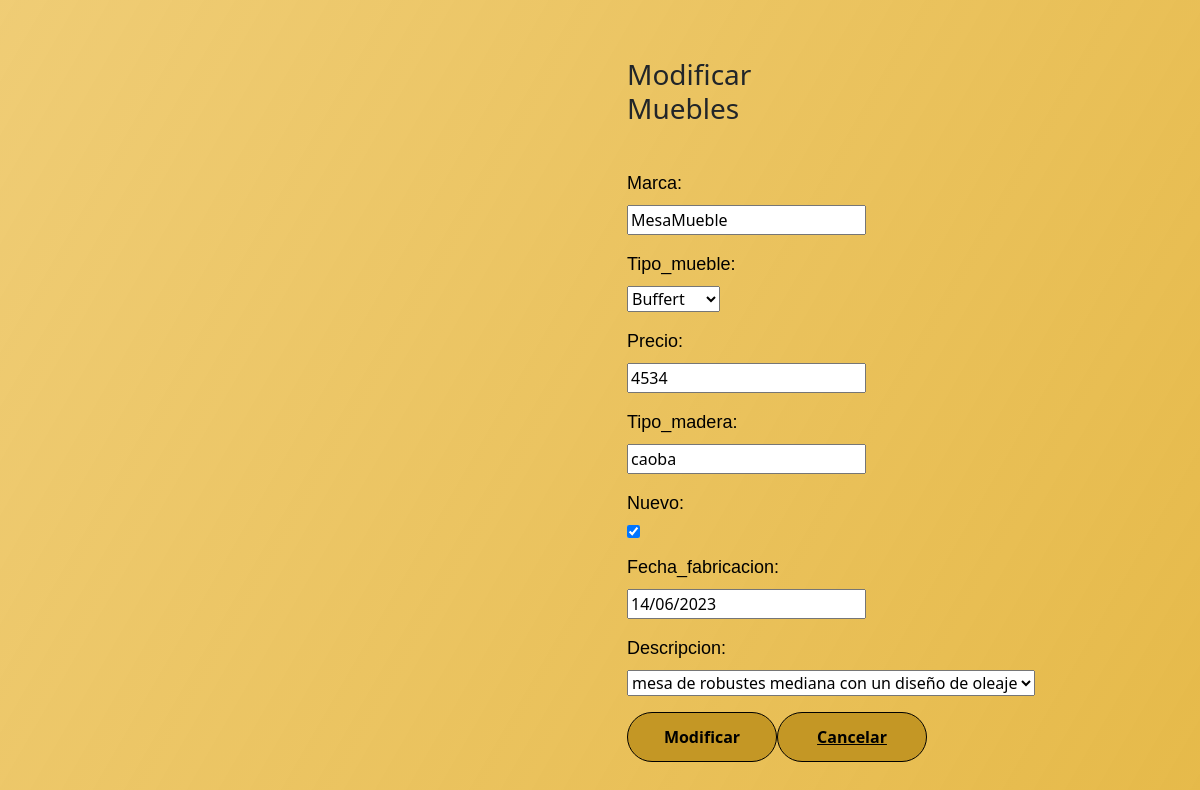
/modificarProductos/16/, run on the app's committed database.
### MueblesM/models.py (models this page shows, shortened)
class Mueble(models.Model):
    marca = models.CharField(max_length=50)
    tipo_mueble = models.IntegerField(choices=opciones_muebles)
    precio = models.IntegerField()
    tipo_madera = models.CharField(max_length=50)
    nuevo = models.BooleanField()
    fecha_fabricacion = models.DateField()
    descripcion = models.ForeignKey(Descripcion, on_delete=models.PROTECT)

class Descripcion(models.Model):
    descripcion = models.TextField()
    def __str__(self):
        return self.descripcion

### MueblesM/views.py (the view, shortened to what this page needs)
# urls.py: path('modificarProductos/<id>/',modificarProductos, name="modificarProductos"),
def modificarProductos(request, id):
    producto = get_object_or_404(Mueble, id=id)
    data = {
        'form': ProductoForm(instance=producto),
    }
    return render(request ,'MueblesM/muebles/modificar.html',data)

### MueblesM/forms.py
class ProductoForm(forms.ModelForm):
    class Meta:
        model = Mueble
        fields = '__all__'
        widget = {
            "fecha_fabricacion": forms.SelectDateWidget()
        }

### MueblesM/templates/MueblesM/muebles/modificar.html (shortened to what this page needs)
<head>
  <link rel="stylesheet" href="https://stackpath.bootstrapcdn.com/bootstrap/4.3.1/css/bootstrap.min.css">
  <link rel="stylesheet" href="https://cdn.jsdelivr.net/npm/bootstrap@4.5.3/dist/css/bootstrap.min.css"
>
      {% load static %}
      <link rel="stylesheet" type="text/css" href="https://cdn.jsdelivr.net/npm/bootstrap@5.0.2/dist/css/bootstrap.min.css"/>
      <link rel = "stylesheet" type = "text/css" href = "https://cdn.datatables.net/1.12.0/css/jquery.dataTables.min.css"/>
</head>
<body>
<div class="formulario">
    <div class="col-md-12" id="container">
        <form method="POST" class="post-form" >
        <div class="container">
            <div class="col-12">
            <h3>Modificar Muebles</h3>
            </div>
            <br>
            <div class="mb-3">
                <label>Marca:</label>
                {{ form.marca }}
            </div>
            <div class="mb-3">
                <label>Tipo_mueble:</label>
                {{ form.tipo_mueble }}
            </div>
            <div class="mb-3">
                <label>Precio:</label>
                {{ form.precio }}
            </div>
            <div class="mb-3">
                <label>Tipo_madera:</label>
                {{ form.tipo_madera }}
            </div>
            <div class="mb-3">
                <label>Nuevo:</label>
                {{ form.nuevo }}
            </div>
            <div class="mb-3">
                <label>Fecha_fabricacion:</label>
                {{ form.fecha_fabricacion }}
            </div>
            <div class="mb-3">
                <label>Descripcion:</label>
                {{ form.descripcion }}
            </div>
            <div class="mb-3" id="botones">
                <button type="submit" class="btn btn-primary">Modificar</button>
                <br>
                <br>
                <button type="btn" class="btn btn-primary"><a href="/listarProductos/">Cancelar</a></button>
            </div>
        </div>
        </form>
    </div>
</div>
</body>

### MueblesM/templates/MueblesM/muebles/modificar.html (style rules this page uses)
body { margin: 0; padding: 0; height: 100vh; min-height: 100vh; padding: 0; background: linear-gradient(120deg,rgba(235, 191, 81, 0.793), #e6ba4a); height: 100vh; overflow: hidden; }
form { padding: 0px 600px; }
.col-12 { text-align: center; padding: 10px 0; border-bottom: 3px solid rgb(245, 243, 243); background-color: white; border-radius: 10px; }
.mb-3 label { color: #000000; font-size: 18px; font-family: "Poppins", sans-serif; }
.mb-3 button { width: 150px; height: 50px; border: 1px solid; background: #c49725; border-radius: 25px; font-size: 16px; color: #000000; font-weight: 700; cursor: pointer; outline: none; }
.mb-3 a { animation: none; color: black; }
#botones { display: inline-flex; }

### data on the page
Mueble: marca "MesaMueble", tipo_mueble "Buffert", precio "4534", tipo_madera "caoba", nuevo "☑", fecha_fabricacion "14/06/2023"
Descripcion: descripcion "mesa de robustes mediana con un diseño de oleaje"
